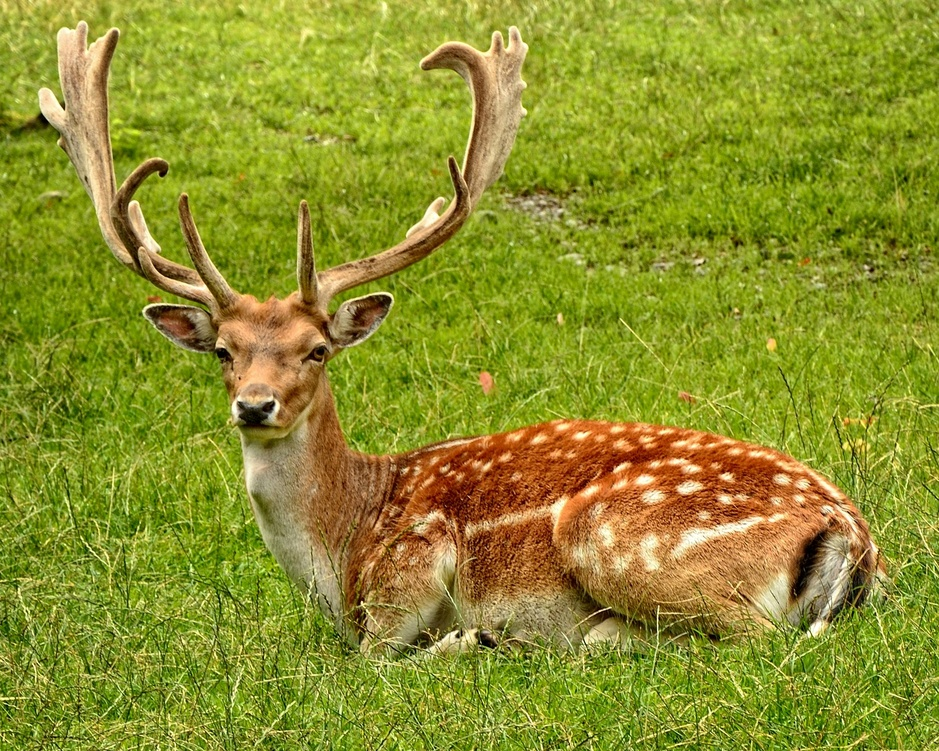
#> input picture GrabCut/img1.jpg, 939 x 751 px, shrunk from 2359 x 1887 before the run
$ jupyter execute GrabCut.ipynb
#> lines starting #> are read from the running program, lines starting #| are printed output that depends on the picture
# GrabCut Algorithm
The GrabCut algorithm is an interactive foreground extraction technique used in image processing. It is based on graph cuts and is widely used for segmentation tasks.

[cell 1]
## Import Required Libraries
import cv2
import numpy as np
import matplotlib.pyplot as plt

## Load the Image
Load the input image that we want to segment using the GrabCut algorithm.

[cell 2]
# Load the image
image = cv2.imread('img1.jpg')
#> image is the input picture: shape (751, 939, 3); mean B, G, R 44, 144.9, 141
image = cv2.cvtColor(image, cv2.COLOR_BGR2RGB)
plt.imshow(image)
plt.title('Original Image')
plt.axis('off')
plt.show()

## Apply GrabCut Algorithm
Define a rectangular region of interest (ROI) and apply the GrabCut algorithm to segment the foreground.

[cell 3]
# Define the initial mask and rectangle for GrabCut
mask = np.zeros(image.shape[:2], np.uint8)
rect = (50, 50, image.shape[1] - 100, image.shape[0] - 100)
#> rect = (50, 50, 839, 651)

# Allocate memory for models
bgd_model = np.zeros((1, 65), np.float64)
fgd_model = np.zeros((1, 65), np.float64)

# Apply GrabCut
cv2.grabCut(image, mask, rect, bgd_model, fgd_model, 5, cv2.GC_INIT_WITH_RECT)

# Modify the mask to extract the foreground
mask2 = np.where((mask == 2) | (mask == 0), 0, 1).astype('uint8')
segmented_image = image * mask2[:, :, np.newaxis]
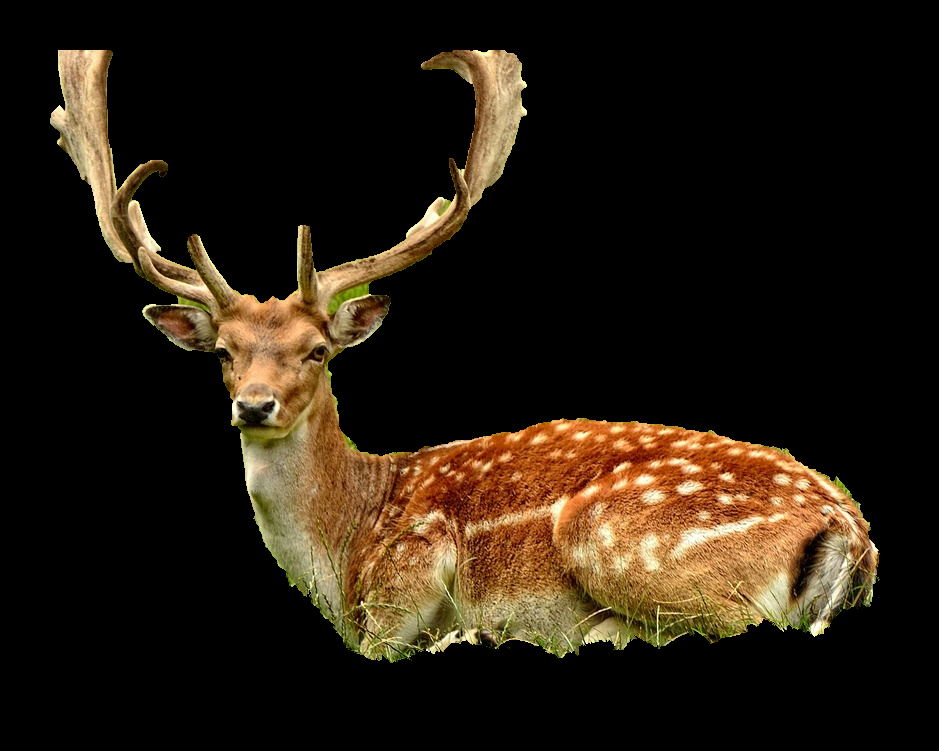
#> segmented_image: shape (751, 939, 3); mean R, G, B 38.6, 28.5, 16

# Display the segmented image
plt.imshow(segmented_image)
plt.title('Segmented Image')
plt.axis('off')
plt.show()
